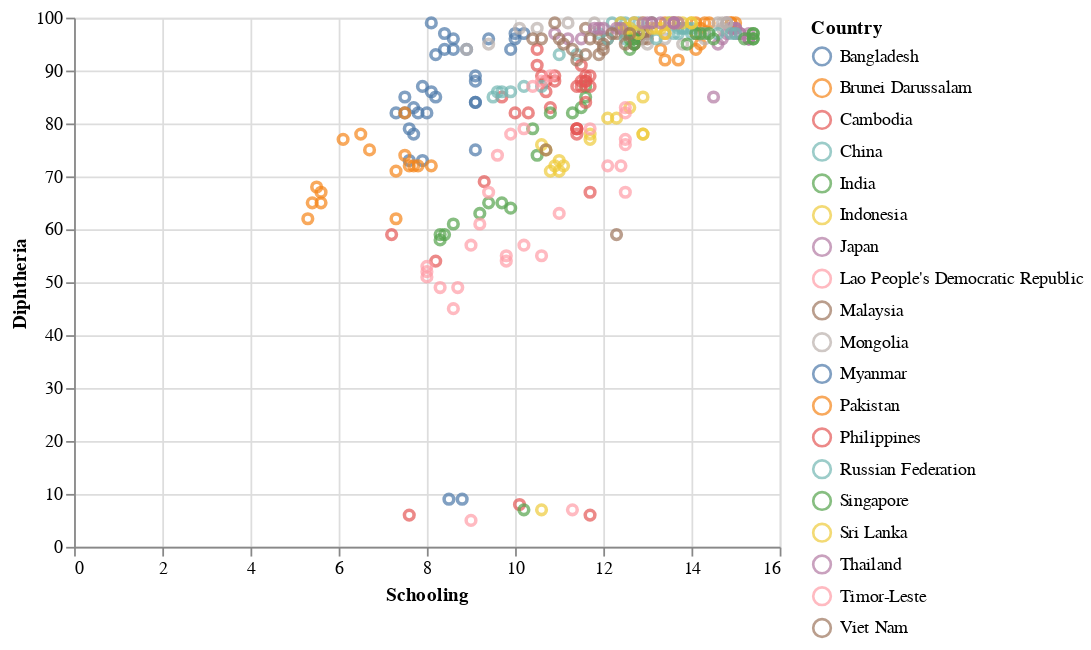

Write notebook code for a chart like this one.
### Markdown cell above
**Diphteria**
- North Korea and South Korea are missing (because of missing values in schooling)
- Some values of Diphtheria below/around 10, the decimal is probably placed wrongly

### Code cell
alt.Chart(FactorHealth1).mark_point().encode(
    x ='Schooling',
    y ='Diphtheria',
    color = 'Country'
)

### Figure 1 — Vega-Lite specification as saved in the notebook (floating-point values rounded to 4 significant figures; data arrays with more than 128 entries replaced by an {"elided": "..."} marker saying what was removed)
{"config": {"view": {"continuousWidth": 400, "continuousHeight": 300}}, "data": {"name": "data-5d7784e6133ec95ec4ff5e057c2af840"}, "mark": "point", "encoding": {"color": {"field": "Country", "type": "nominal"}, "x": {"field": "Schooling", "type": "quantitative"}, "y": {"field": "Diphtheria", "type": "quantitative"}}, "$schema": "https://vega.github.io/schema/vega-lite/v4.17.0.json", "datasets": {"data-5d7784e6133ec95ec4ff5e057c2af840": {"elided": "336 records"}}}
